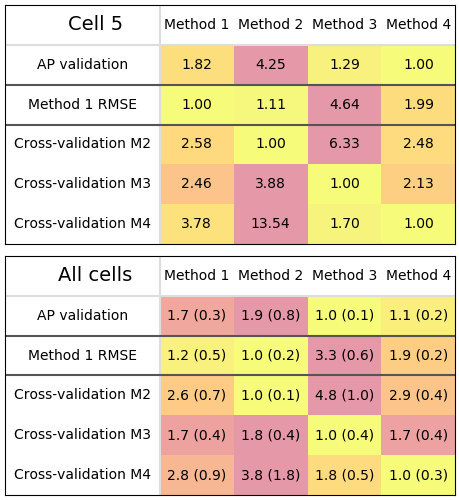

This chart was generated by the following Python code:
#!/usr/bin/env python3
#
# Battenberg of errors
#
from __future__ import division, print_function
import os
import sys
import myokit
import numpy as np
import matplotlib
import matplotlib.pyplot as plt


#
# Check input arguments
#
base = os.path.splitext(os.path.basename(__file__))[0]
args = sys.argv[1:]
if len(args) != 0:
    print('Syntax: ' + base)
    sys.exit(1)


plt.figure(figsize=(4.6, 5.0))
plt.subplots_adjust(0.01, 0.01, 0.99, 0.99, 0, 0.05)

subplot = iter([(2, 1, 1), (2, 1, 2)])

#
# Run
#
for cell in (5, 'combined'):

    ax = plt.subplot(*next(subplot))

    # Load rms errors
    d = os.path.join('..', '..', 'validation')
    if cell == 'combined':
        print('Selected combined cells')
        fname = 'rms-errors'
    else:
        print('Selected cell ' + str(cell))
        fname = 'rms-errors-cell-' + str(cell)
    d = myokit.DataLog.load_csv(os.path.join(d, fname + '.csv'))

    fmat = '{:<1.1f}' if cell == 'combined' else '{:<1.2f}'

    cmap = matplotlib.cm.get_cmap('plasma_r')

    targs = {
        'horizontalalignment': 'center',
        'verticalalignment': 'center',
    }

    def row(axes, y, data, std=None):
        colour = np.array(data) - 1
        colour /= 2.2 * np.max(colour)
        for i, e in enumerate(data):
            x = 2 * i
            w, h = 2, 1
            r = plt.Rectangle(
                (x, y), w, h, facecolor=cmap(colour[i]), alpha=0.6)
            ax.add_patch(r)

            text = fmat.format(e).strip()
            if std:
                text += ' (' + fmat.format(std[i]).strip() + ')'
            plt.text(x + w / 2, y + h / 2, text, **targs)


    plt.xlim(-4.2, 8)
    plt.ylim(0, 6)

    ax.set_xticks([])
    ax.set_yticks([])
    plt.text(-2.1, 4.5, 'AP validation', **targs)
    plt.text(-2.1, 3.5, 'Method 1 RMSE', **targs)
    plt.text(-2.1, 2.5, 'Cross-validation M2', **targs)
    plt.text(-2.1, 1.5, 'Cross-validation M3', **targs)
    plt.text(-2.1, 0.5, 'Cross-validation M4', **targs)

    plt.text(1, 5.5, 'Method 1', **targs)
    plt.text(3, 5.5, 'Method 2', **targs)
    plt.text(5, 5.5, 'Method 3', **targs)
    plt.text(7, 5.5, 'Method 4', **targs)

    label = 'All cells' if cell == 'combined' else 'Cell ' + str(cell)

    plt.text(-1.75, 5.5, label, {'weight': 'normal', 'size': 14}, **targs)

    if cell == 'combined':
        row(ax, 4, d['rms5_rel'], d['rms5_rel_std'])
        row(ax, 3, d['rms1_rel'], d['rms1_rel_std'])
        row(ax, 2, d['rms2_rel'], d['rms2_rel_std'])
        row(ax, 1, d['rms3_rel'], d['rms3_rel_std'])
        row(ax, 0, d['rms4_rel'], d['rms4_rel_std'])
    else:
        row(ax, 4, d['rms5_rel'])
        row(ax, 3, d['rms1_rel'])
        row(ax, 2, d['rms2_rel'])
        row(ax, 1, d['rms3_rel'])
        row(ax, 0, d['rms4_rel'])

    plt.axhline(5, color='#dddddd')
    plt.axvline(0, color='#dddddd')
    plt.axhline(4, color='#555555')
    plt.axhline(3, color='#555555')

plt.savefig(base + '.pdf')
plt.savefig(base + '.png')
plt.close()

#plt.show()
